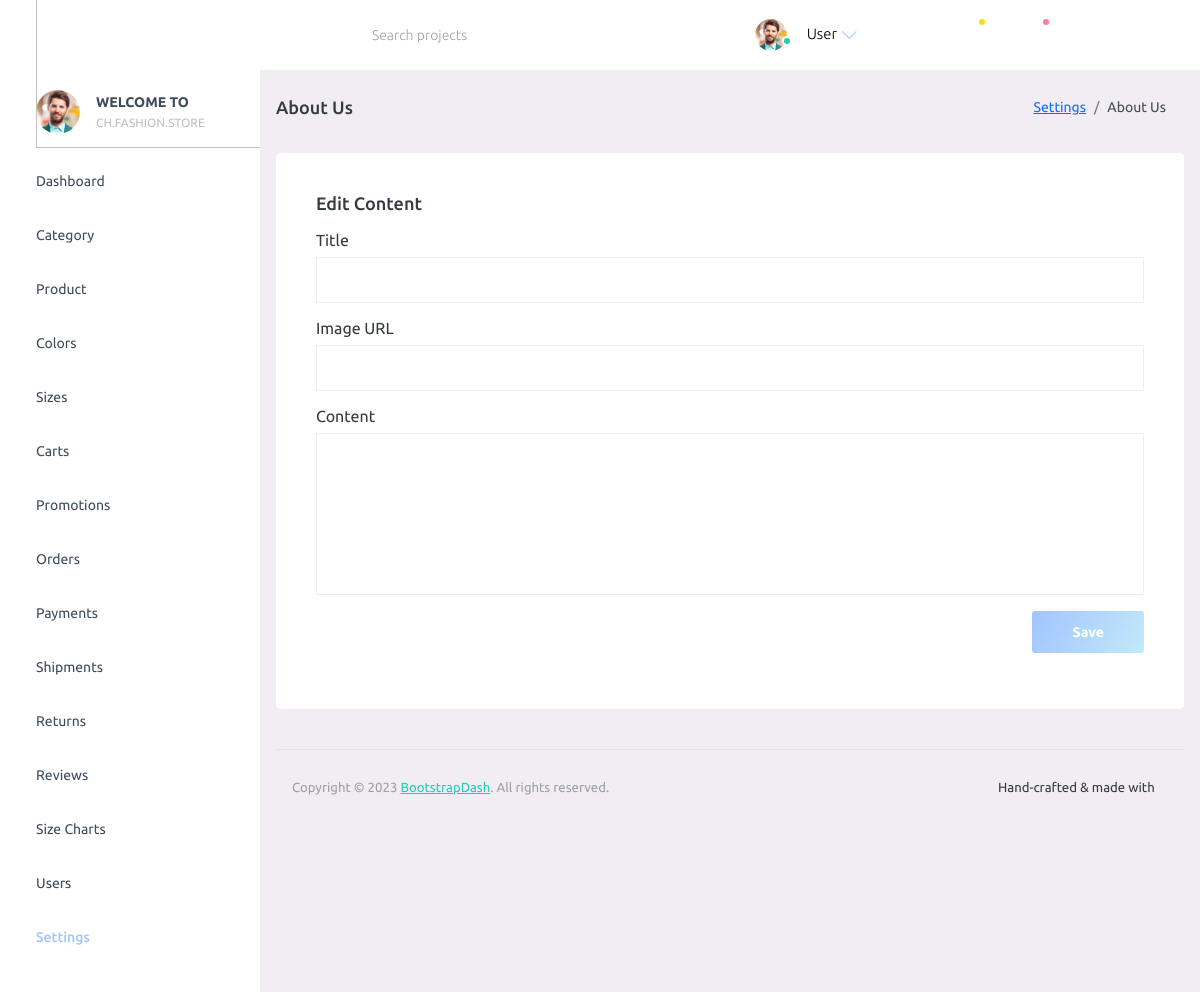
The app's page /admin/?p=about_us, older data.
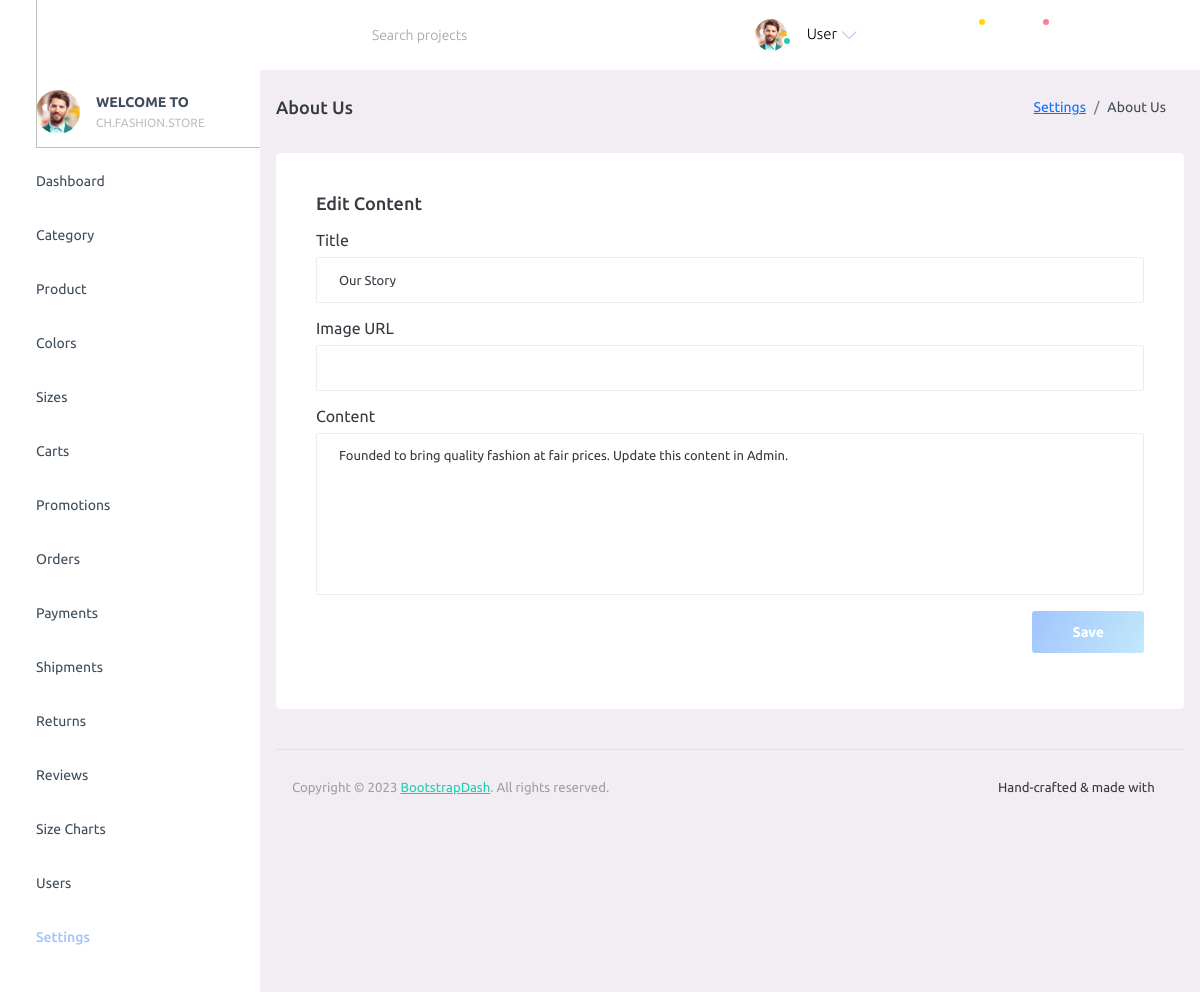
The same page, newer data.
### tables this page shows
CREATE TABLE about_us (
  id BIGINT UNSIGNED AUTO_INCREMENT PRIMARY KEY,
  title VARCHAR(200) NULL,
  content MEDIUMTEXT NULL,
  image_url VARCHAR(500) NULL,
  updated_at TIMESTAMP NOT NULL DEFAULT CURRENT_TIMESTAMP ON UPDATE CURRENT_TIMESTAMP,
  created_at TIMESTAMP NOT NULL DEFAULT CURRENT_TIMESTAMP
);

### admin/config/database.php (called while the page is built)
<?php
function db(): PDO
{
      static $pdo = null;
      if ($pdo instanceof PDO) {
            return $pdo;
      }
      $dsn = getenv('FS_DB_DSN') ?: 'mysql:host=127.0.0.1;port=3306;dbname=fashionstore;charset=utf8mb4';
      $user = getenv('FS_DB_USER') ?: 'root';
      $pass = getenv('FS_DB_PASS') ?: '';
      $options = [
            PDO::ATTR_ERRMODE => PDO::ERRMODE_EXCEPTION,
            PDO::ATTR_DEFAULT_FETCH_MODE => PDO::FETCH_ASSOC,
            PDO::ATTR_EMULATE_PREPARES => false,
      ];
      $pdo = new PDO($dsn, $user, $pass, $options);
      try {
            $pdo->exec("SET SESSION sql_mode='STRICT_TRANS_TABLES,ERROR_FOR_DIVISION_BY_ZERO,NO_ENGINE_SUBSTITUTION'");
      } catch (Throwable $e) {
      }
      return $pdo;
}

### admin/config/function.php (called while the page is built, shortened)
<?php
require_once __DIR__ . '/database.php';
function db_one(string $sql, array $params = []): ?array
{
      $stmt = db()->prepare($sql);
      $stmt->execute($params);
      $row = $stmt->fetch();
      return $row === false ? null : $row;
}

### admin/pages/about_us.php (the view, shortened to what this page needs)
<?php
require_once __DIR__ . '/../config/function.php';
$existing = db_one('SELECT id, title, content, image_url, created_at, updated_at FROM about_us ORDER BY id ASC LIMIT 1');
if (!$existing) {
      $existing = db_one('SELECT id, title, content, image_url, created_at, updated_at FROM about_us ORDER BY id ASC LIMIT 1');
}
?>
<div class="page-header">
      <h3 class="page-title"> About Us </h3>
      <nav aria-label="breadcrumb">
            <ol class="breadcrumb">
                  <li class="breadcrumb-item"><a href="#">Settings</a></li>
                  <li class="breadcrumb-item active" aria-current="page">About Us</li>
            </ol>
      </nav>
</div>
<div class="row">
      <div class="col-lg-12 grid-margin stretch-card">
            <div class="card">
                  <div class="card-body">
                        <h4 class="card-title mb-3">Edit Content</h4>
                        <form method="post">
                              <div class="mb-3">
                                    <label class="form-label">Title</label>
                                    <input type="text" class="form-control" name="title" value="<?php echo htmlspecialchars((string)($existing['title'] ?? ''), ENT_QUOTES); ?>">
                              </div>
                              <div class="mb-3">
                                    <label class="form-label">Image URL</label>
                                    <input type="text" class="form-control" name="image_url" value="<?php echo htmlspecialchars((string)($existing['image_url'] ?? ''), ENT_QUOTES); ?>">
                              </div>
                              <div class="mb-3">
                                    <label class="form-label">Content</label>
                                    <textarea class="form-control" name="content" rows="10"><?php echo htmlspecialchars((string)($existing['content'] ?? ''), ENT_QUOTES); ?></textarea>
                              </div>
                              <div class="d-flex justify-content-end">
                                    <button type="submit" class="btn btn-gradient-primary">Save</button>
                              </div>
                        </form>
                  </div>
            </div>
      </div>
</div>

Row changes from the older to the newer data that the page shows:
added about_us: title "Our Story", content "Founded to bring quality fashion at fair prices. Update this content in Admin."
